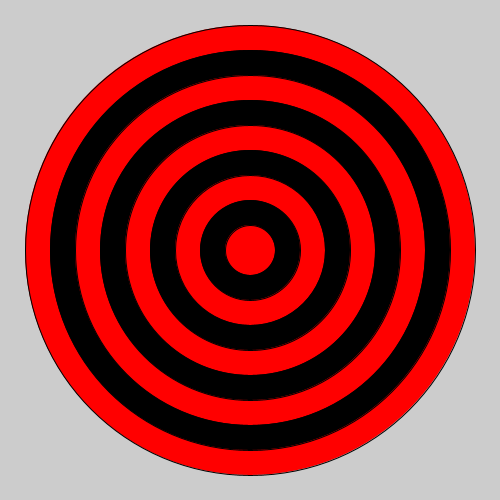
Frame 1 (no input)
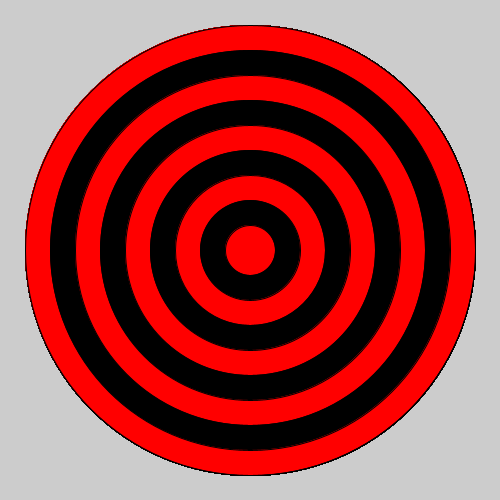
Frame 60 (the mouse pressed at the canvas centre just before this capture)
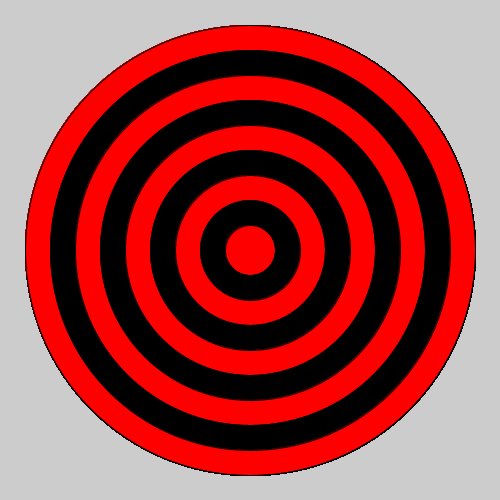
Frame 120 (the mouse held since frame 60 and released just before this capture)

The Processing sketch that drew these frames (run headless with seeded random() and noise(); from frame 60 on, the mouse is pressed at the canvas centre):

// Processing sketch: bullseye
// ── bullseye.pde

void setup() {
 size(500,500);
  // set the size of your sketch
  
}

void draw() {
  
  //Starting with the largest ellipse, use a for loop to draw a bullseye with ellipses.
    for(int circles = 9; circles > 0; circles--) {
    if(circles % 2 == 0) { 
      fill(0, 0, 0);
    } else {
         fill(255, 0,0);
    }
  
  
    ellipse(250,250,circles * 50, circles * 50); 
    
  //Use an if statement and modulo to alternate the color of your rings.
  
    }
}
